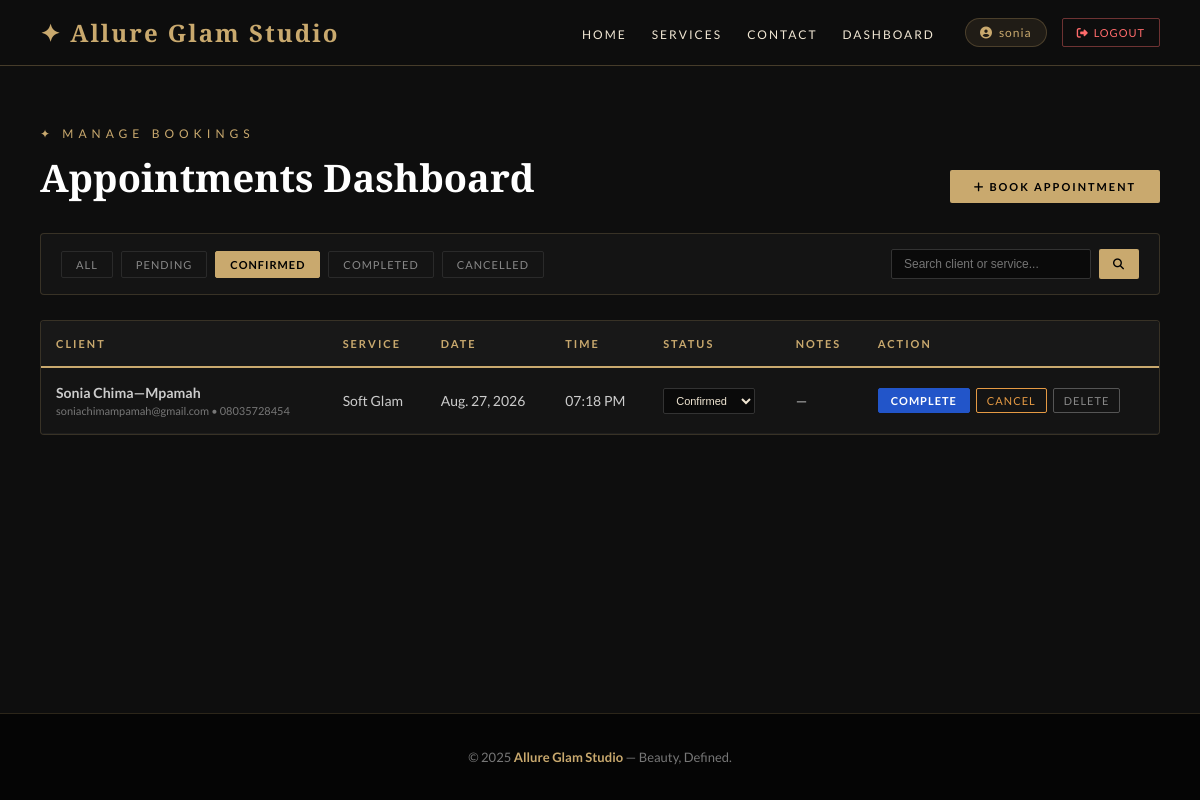
Screenshot of /dashboard/?status=confirmed (signed in) with the database file from the repository.
### bookings/models.py (models this page shows, shortened)
class Appointment(models.Model):
    STATUS_CHOICES = [
        ('pending', 'Pending'),
        ('confirmed', 'Confirmed'),
        ('cancelled', 'Cancelled'),
        ('completed', 'Completed'),
    ]
    client = models.ForeignKey(Client, on_delete=models.CASCADE, related_name='appointments')
    service = models.ForeignKey(Service, on_delete=models.CASCADE, related_name='appointments')
    date = models.DateField()
    time = models.TimeField()
    status = models.CharField(max_length=20, choices=STATUS_CHOICES, default='pending')
    notes = models.TextField(blank=True)  # Optional notes from client
    created_at = models.DateTimeField(auto_now_add=True)
    class Meta:
        ordering = ['-date', '-time']

class Client(models.Model):
    user = models.OneToOneField(User, on_delete=models.SET_NULL, null=True, blank=True, related_name='client_profile')
    first_name = models.CharField(max_length=50)
    last_name = models.CharField(max_length=50)
    email = models.EmailField(unique=True)
    phone = models.CharField(max_length=20)

class Service(models.Model):
    name = models.CharField(max_length=100)
    description = models.TextField()
    duration_minutes = models.IntegerField()
    price = models.DecimalField(max_digits=10, decimal_places=2)
    image = models.ImageField(upload_to='services/', blank=True, null=True)

### bookings/views.py (the view, shortened to what this page needs)
# urls.py: path('dashboard/', views.dashboard, name='dashboard'),
@login_required(login_url='login')
def dashboard(request):
    is_staff_user = request.user.is_staff or request.user.is_superuser
    if is_staff_user:
        status_filter = request.GET.get('status', '').strip()
        search_query = request.GET.get('q', '').strip()
        appointments = Appointment.objects.select_related('client', 'service').all()
        if status_filter in ['pending', 'confirmed', 'cancelled', 'completed']:
            appointments = appointments.filter(status=status_filter)
    else:
        appointments = Appointment.objects.select_related('client', 'service').filter(
            Q(client__user=request.user) | Q(client__email=request.user.email)
        )
        status_filter = ''
        search_query = ''
    return render(request, 'bookings/dashboard.html', {
        'appointments': appointments,
        'is_staff': is_staff_user,
        'current_status': status_filter,
        'search_query': search_query,
    })

### bookings/templates/bookings/dashboard.html (shortened to what this page needs)
{% extends 'bookings/base.html' %}
{% block content %}
<section class="dashboard-section">
    <div class="dashboard-header">
        <div>
            <p class="section-label">✦ Manage Bookings</p>
            <h2>{% if is_staff %}Appointments Dashboard{% else %}My Appointments{% endif %}</h2>
        </div>
        <div>
            <a href="/#services" class="btn-new-booking"><i class="fas fa-plus"></i> Book Appointment</a>
        </div>
    </div>
    {% if is_staff %}
    <div class="dashboard-controls">
        <div class="filter-tabs">
            <a href="{% url 'dashboard' %}" class="filter-tab {% if not current_status %}active{% endif %}">All</a>
            <a href="{% url 'dashboard' %}?status=pending" class="filter-tab {% if current_status == 'pending' %}active{% endif %}">Pending</a>
            <a href="{% url 'dashboard' %}?status=confirmed" class="filter-tab {% if current_status == 'confirmed' %}active{% endif %}">Confirmed</a>
            <a href="{% url 'dashboard' %}?status=completed" class="filter-tab {% if current_status == 'completed' %}active{% endif %}">Completed</a>
            <a href="{% url 'dashboard' %}?status=cancelled" class="filter-tab {% if current_status == 'cancelled' %}active{% endif %}">Cancelled</a>
        </div>
        <form method="GET" action="{% url 'dashboard' %}" class="search-form">
            <input type="text" name="q" value="{{ search_query|default:'' }}" class="search-input" placeholder="Search client or service...">
            <button type="submit" class="btn-search"><i class="fas fa-search"></i></button>
        </form>
    </div>
    {% endif %}
    {% if appointments %}
    <div class="table-container">
        <table>
            <thead>
                <tr>
                    <th>Client</th>
                    <th>Service</th>
                    <th>Date</th>
                    <th>Time</th>
                    <th>Status</th>
                    <th>Notes</th>
                    <th>Action</th>
                </tr>
            </thead>
            <tbody>
                {% for appt in appointments %}
                <tr>
                    <td>
                        <strong>{{ appt.client.first_name }} {{ appt.client.last_name }}</strong>
                        {% if is_staff %}
                        <span class="client-sub">{{ appt.client.email }} • {{ appt.client.phone }}</span>
                        {% endif %}
                    </td>
                    <td>{{ appt.service.name }}</td>
                    <td>{{ appt.date }}</td>
                    <td>{{ appt.time|time:"h:i A" }}</td>
                    <td>
                        {% if is_staff %}
                        <form method="POST" action="{% url 'update_status' appt.id %}" class="status-select-form">
                            <select name="status" onchange="this.form.submit()">
                                <option value="confirmed" {% if appt.status == 'confirmed' %}selected{% endif %}>Confirmed</option>
                            </select>
                        </form>
                        {% else %}
                        <span class="badge badge-{{ appt.status }}">{{ appt.get_status_display }}</span>
                        {% endif %}
                    </td>
                    <td>{{ appt.notes|default:"—" }}</td>
                    <td>
                        {% if is_staff %}
                        <div class="action-group">
                            {% if appt.status == 'pending' %}
                            <form method="POST" action="{% url 'update_status' appt.id %}" style="display:inline;">
                                {% csrf_token %}
                                <input type="hidden" name="status" value="confirmed">
                                <button type="submit" class="btn-accept" title="Accept Booking">Accept</button>
                            </form>
                            <form method="POST" action="{% url 'update_status' appt.id %}" style="display:inline;">
                                {% csrf_token %}
                                <input type="hidden" name="status" value="cancelled">
                                <button type="submit" class="btn-cancel-admin" title="Cancel Booking">Cancel</button>
                            </form>
                            {% elif appt.status == 'confirmed' %}
                            <form method="POST" action="{% url 'update_status' appt.id %}" style="display:inline;">
                                <button type="submit" class="btn-accept" style="background:#2255c9; border-color:#2255c9; color:#fff;" title="Mark Completed">Complete</button>
                            </form>
                            <form method="POST" action="{% url 'update_status' appt.id %}" style="display:inline;">
                                <button type="submit" class="btn-cancel-admin" title="Cancel Booking">Cancel</button>
                            </form>
                            {% endif %}
                            <form method="POST" action="{% url 'delete_appointment' appt.id %}" onsubmit="return confirm('Are you sure you want to permanently delete this appointment?')" style="display:inline;">
                                <button type="submit" class="btn-delete" title="Delete Record">Delete</button>
                            </form>
                        </div>
                        {% endif %}
                    </td>
                </tr>
                {% endfor %}
            </tbody>
        </table>
    </div>
    {% else %}
    <div class="empty-state">
        <p>No appointments found. {% if not is_staff %}Ready for your next look?{% endif %} 💄</p>
        <a href="/#services" class="btn-new-booking">Explore Services & Book</a>
    </div>
    {% endif %}
</section>
{% endblock %}

### bookings/templates/bookings/base.html (shortened to what this page needs)
<!DOCTYPE html>
<html lang="en">
<head>
    <link href="https://cdnjs.cloudflare.com/ajax/libs/font-awesome/6.4.0/css/all.min.css" rel="stylesheet">
</head>
<body>
<header>
    <nav>
        <a href="/" class="logo">✦ Allure Glam Studio</a>
        <div class="nav-links-wrapper" id="navLinksWrapper">
            <ul class="nav-menu">
                <li><a href="/">Home</a></li>
                <li><a href="/#services">Services</a></li>
                <li><a href="/#contact">Contact</a></li>
                <li><a href="/dashboard/">Dashboard</a></li>
            </ul>
            <div class="nav-auth">
                {% if user.is_authenticated %}
                    <span class="user-greeting">
                        <i class="fas fa-user-circle"></i>
                        {{ user.first_name|default:user.username }}
                    </span>
                    <a href="/logout/" class="btn-nav-logout"><i class="fas fa-sign-out-alt"></i> Logout</a>
                {% else %}
                    <a href="/login/" class="btn-nav-login">Sign In</a>
                    <a href="/signup/" class="btn-nav-signup">Sign Up</a>
                {% endif %}
            </div>
        </div>
    </nav>
</header>
<main>
    {% block content %}{% endblock %}
</main>
<footer>
    <p>© 2025 <span>Allure Glam Studio</span> — Beauty, Defined.</p>
</footer>
</body>
</html>

### bookings/templates/bookings/base.html (style rules this page uses)
* { margin: 0; padding: 0; box-sizing: border-box; }
html { scroll-behavior: smooth; }
body { font-family: 'Lato', sans-serif; background-color: #0e0e0e; color: #f0e6d3; min-height: 100vh; display: flex; flex-direction: column; }
header { position: sticky; top: 0; z-index: 1000; background: rgba(14, 14, 14, 0.95); backdrop-filter: blur(10px); border-bottom: 1px solid rgba(201, 169, 110, 0.3); }
nav { display: flex; justify-content: space-between; align-items: center; padding: 16px 40px; max-width: 1400px; margin: 0 auto; }
.logo { font-family: 'Playfair Display', serif; font-size: 24px; font-weight: 700; color: #c9a96e; text-decoration: none; letter-spacing: 2px; display: flex; align-items: center; gap: 8px; transition: color 0.3s; }
.nav-links-wrapper { display: flex; align-items: center; gap: 30px; }
.nav-menu { list-style: none; display: flex; align-items: center; gap: 25px; }
.nav-menu a { color: #f0e6d3; text-decoration: none; font-size: 12px; letter-spacing: 2px; text-transform: uppercase; font-weight: 400; transition: color 0.3s, transform 0.2s; position: relative; padding: 6px 0; }
.nav-menu a::after { content: ''; position: absolute; bottom: 0; left: 0; width: 0; height: 2px; background: #c9a96e; transition: width 0.3s ease; }
.nav-auth { display: flex; align-items: center; gap: 15px; }
.user-greeting { font-size: 12px; color: #c9a96e; letter-spacing: 1px; display: flex; align-items: center; gap: 6px; background: rgba(201, 169, 110, 0.1); padding: 6px 14px; border-radius: 20px; border: 1px solid rgba(201, 169, 110, 0.25); }
.btn-nav-logout { color: #ff6b6b; border: 1px solid rgba(255, 107, 107, 0.4); padding: 7px 14px; text-decoration: none; font-size: 11px; letter-spacing: 1px; text-transform: uppercase; border-radius: 2px; transition: all 0.3s; display: inline-flex; align-items: center; gap: 5px; }
main { flex: 1; }
footer { background: #050505; text-align: center; padding: 35px 20px; color: #777; font-size: 13px; border-top: 1px solid rgba(201, 169, 110, 0.2); margin-top: auto; }
footer span { color: #c9a96e; font-weight: 600; }

### rows the page displays
Appointment: client.first_name "Sonia", client.last_name "Chima—Mpamah", client.email "soniachimampamah@gmail.com", client.phone "08035728454", service.name "Soft Glam", date "Aug. 27, 2026", time "07:18 PM", status "Confirmed", notes "—", shows "COMPLETE"

### other values shown
{{ user.first_name|default:user.username }} "sonia"
